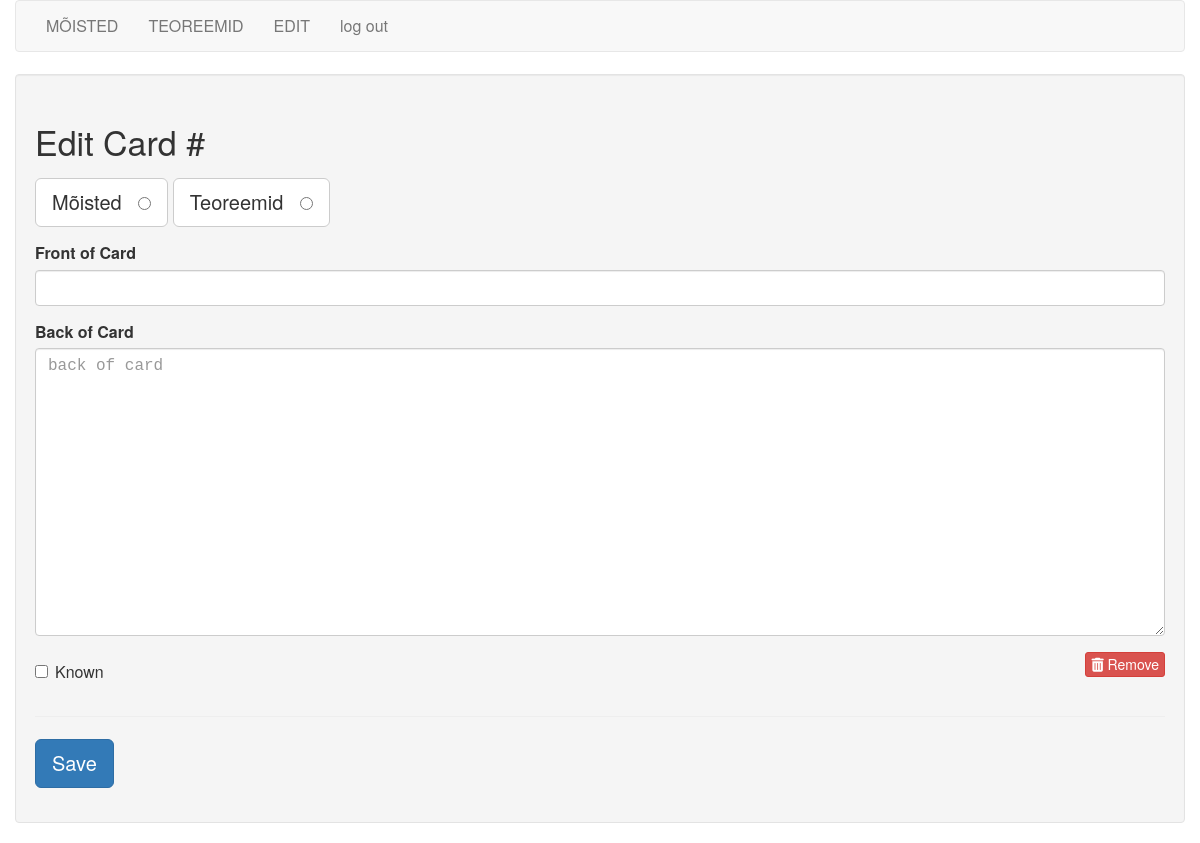
The app's page /edit/1066 (signed in), older data.
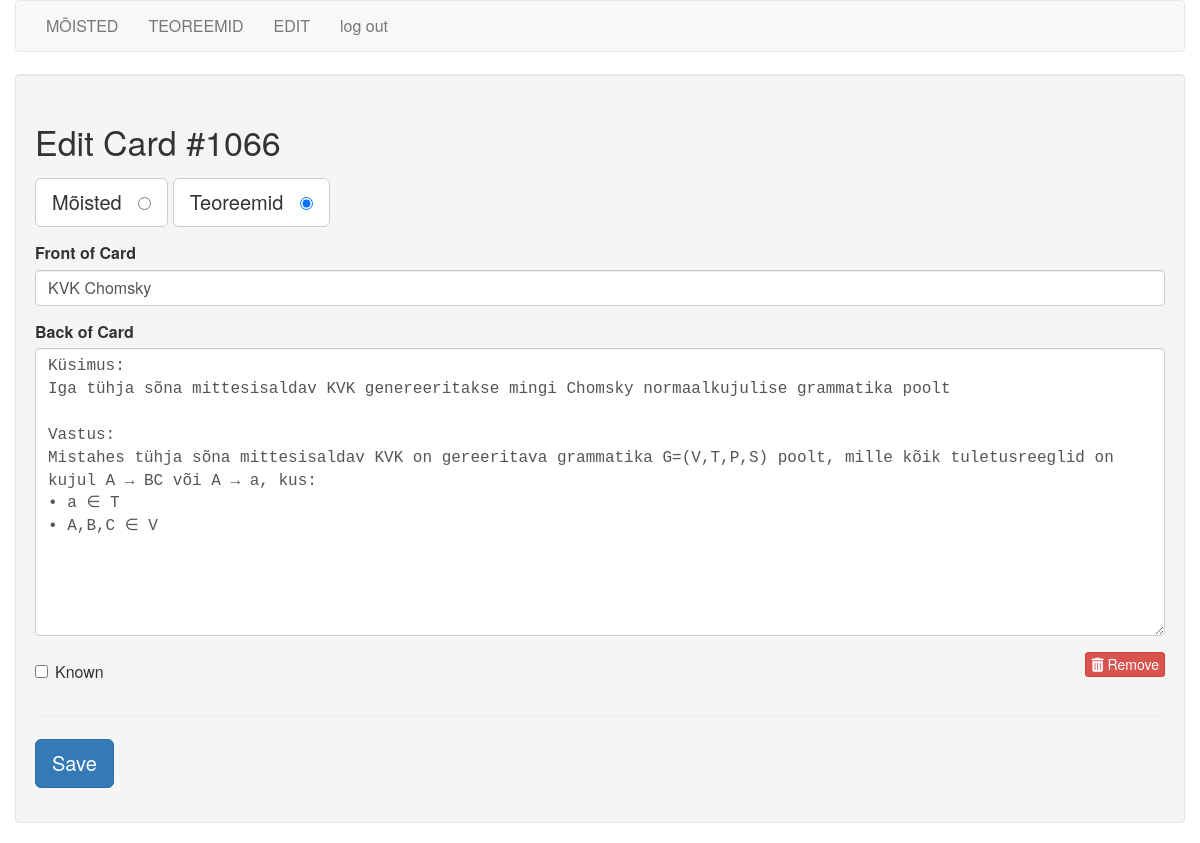
The same page, newer data.
### tables this page shows
CREATE TABLE cards (
  id integer primary key autoincrement,
  type tinyint not null, /* 1 for vocab, 2 for code */
  front text not null,
  back text not null,
  known boolean default 0
);

### flash_cards.py (the view)
@app.route('/edit/<card_id>')
def edit(card_id):
    if not session.get('logged_in'):
        return redirect(url_for('login'))
    db = get_db()
    query = '''
        SELECT id, type, front, back, known
        FROM cards
        WHERE id = ?
    '''
    cur = db.execute(query, [card_id])
    card = cur.fetchone()
    return render_template('edit.html', card=card)

### flash_cards.py (called while the page is built)
def connect_db():
    rv = sqlite3.connect(app.config['DATABASE'])
    rv.row_factory = sqlite3.Row
    return rv

def get_db():
    if not hasattr(g, 'sqlite_db'):
        g.sqlite_db = connect_db()
    return g.sqlite_db

### templates/edit.html (shortened to what this page needs)
{% extends "layout.html" %}
{% block body %}
    <div class="well">
        <h2>Edit Card #{{ card.id }}</h2>
        <form action="{{ url_for('edit_card') }}" method="post" class="cardForm">
            <div class="form-group">
                <label for="general" class="btn btn-default btn-lg">Mõisted &nbsp;
                    <input type="radio" name="type" value="1"
                           id="general" {{ "checked" if (card.type == 1) else "" }} />
                </label>
                <label for="code" class="btn btn-default btn-lg">Teoreemid &nbsp;
                    <input type="radio" name="type" value="2" id="code" {{ "checked" if (card.type == 2) else "" }} />
                </label>
            </div>
            <div class="form-group">
                <label for="front">Front of Card</label>
                <input type="text" name="front" id="front" class="form-control" value="{{ card.front|e }}">
            </div>
            <div class="form-group">
                <label for="back">Back of Card</label>
                <textarea name="back"
                          class="form-control"
                          id="back"
                          placeholder="back of card"
                          rows="12">{{ card.back|e }}</textarea>
            </div>
            <div class="row">
                <div class="col-xs-6">
                    <div class="checkbox">
                        <label>
                            <input type="checkbox" name="known"
                                   value="1" {{ "checked" if (card.known == 1) else "" }} /> Known
                        </label>
                    </div>
                </div>
                <div class="col-xs-6 text-right">
                    <a href="{{ url_for('delete', card_id=card.id) }}" class="btn btn-danger btn-xs">
                        <i class="fa fa-trash"></i>
                        Remove
                    </a>
                </div>
            </div>
            <hr/>
            <div class="form-group">
                <button type="submit" class="saveButton btn btn-lg btn-primary">Save</button>
            </div>
        </form>
    </div>
{% endblock %}

Row changes from the older to the newer data that the page shows:
added cards: id "1066", front "KVK Chomsky", back "Küsimus: Iga tühja sõna mittesisaldav KVK genereeritakse mingi Chomsky normaalkujulise grammatika poolt Vastus: Mistahes tühja sõna mittesisaldav KVK on gereeritava grammatika G=(V,T,P,S) poolt, mille kõik tuletusreeglid on kujul A → BC või A → a, kus: • a ∈ T • A,B,C ∈ V"
Text that changed along with them:
form field type: "☐ Teoreemid" → "☑ Teoreemid"
